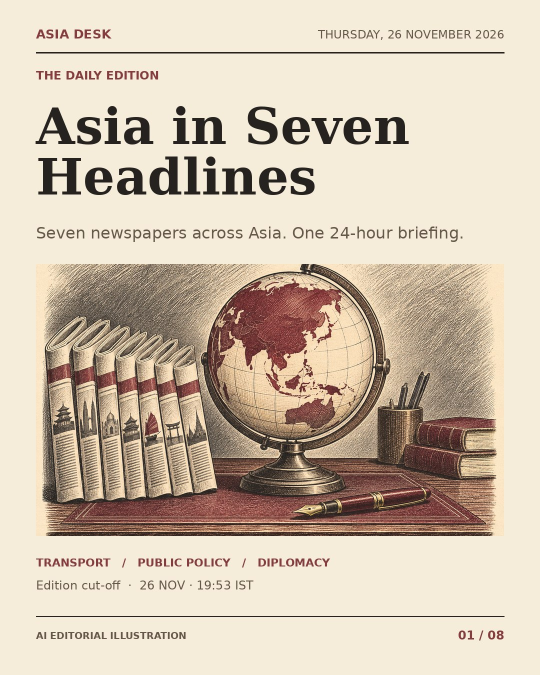
#> input picture asia-desk/editions/2026-11-26/slides/01.jpg, 1080 x 1350 px, given in place of 00.png, which was not available (shown at 1/2 size)
$ python build.py
#> lines starting #> are read from the running program, lines starting #| are printed output that depends on the picture
### asia-desk/editions/2026-11-26/render.py
import json
from pathlib import Path
import sys

from PIL import Image, ImageDraw, ImageFont, ImageOps

ROOT = Path(__file__).resolve().parent
SERIF = "/usr/share/fonts/truetype/dejavu/DejaVuSerif-Bold.ttf"
SANS = "/usr/share/fonts/truetype/dejavu/DejaVuSans.ttf"
BOLD = "/usr/share/fonts/truetype/dejavu/DejaVuSans-Bold.ttf"
PAPER, INK, MUTED, RED = "#f5ecd9", "#25221f", "#655749", "#843c3c"
W, H = 1080, 1350
LEFT, RIGHT = 72, 1008

def font(path, size):
    return ImageFont.truetype(path, size)

def wrap(draw, value, face, width):
    lines = [""]
    for word in value.split():
        test = f"{lines[-1]} {word}".strip()
        if lines[-1] and draw.textlength(test, font=face) > width:
            lines.append(word)
        else:
            lines[-1] = test
    return "\n".join(lines)

def draw_block(draw, value, y, face, color, spacing=7):
    text = wrap(draw, value, face, RIGHT - LEFT)
    draw.multiline_text((LEFT, y), text, font=face, fill=color, spacing=spacing)
    return draw.multiline_textbbox((LEFT, y), text, font=face, spacing=spacing)[3]

def art_crop(img, col, row):
    w, h = img.size
    return img.crop((col*w//2+3, row*h//4+3, (col+1)*w//2-3, (row+1)*h//4-3))

def frame(data, index, art, story=None):
    page = Image.new("RGB", (W,H), PAPER)
    d = ImageDraw.Draw(page)
    def rule(y, width=2, fill=INK):
        d.line((LEFT,y,RIGHT,y), fill=fill, width=width)
    d.text((LEFT,53),"ASIA DESK",font=font(BOLD,25),fill=RED)
    d.text((RIGHT,55),data["edition"].upper(),font=font(SANS,23),fill=MUTED,anchor="ra")
    rule(105,3)
    if story is None:
        d.text((LEFT,137),"THE DAILY EDITION",font=font(BOLD,23),fill=RED)
        draw_block(d,"Asia in Seven Headlines",194,font(SERIF,100),INK)
        draw_block(d,"Seven newspapers across Asia. One 24-hour briefing.",447,font(SANS,32),MUTED)
        top,bottom = 528,1072
        d.text((LEFT,1112),"TRANSPORT   /   PUBLIC POLICY   /   DIPLOMACY",font=font(BOLD,22),fill=RED)
        d.text((LEFT,1156),"Edition cut-off  ·  "+data["cutoff"],font=font(SANS,24),fill=MUTED)
    else:
        d.text((LEFT,140),story["desk"]+"   /   "+story["label"],font=font(BOLD,24),fill=RED)
        for size in (72,68,64,60):
            heading = font(SERIF,size)
            wrapped = wrap(d,story["headline"],heading,RIGHT-LEFT)
            if wrapped.count("\n") < 3:
                break
        end = draw_block(d,story["headline"],191,heading,INK,8)
        end = draw_block(d,story["deck"],end+31,font(SANS,32),MUTED,9)
        top,bottom = max(486,end+29),1098
        d.text((LEFT,1135),story["source"],font=font(BOLD,27),fill=INK)
        d.text((LEFT,1180),story["time"],font=font(SANS,22),fill=MUTED)
    assert bottom-top >= 385
    page.paste(ImageOps.fit(art,(RIGHT-LEFT,bottom-top),method=Image.Resampling.LANCZOS),(LEFT,top))
    rule(1232,2)
    d.text((LEFT,1260),"AI EDITORIAL ILLUSTRATION",font=font(BOLD,19),fill=MUTED)
    d.text((RIGHT,1256),f"{index:02d} / 08",font=font(BOLD,24),fill=RED,anchor="ra")
    return page

# [12 lines left out: function render, not called in this run]

# [2 lines that do not run on import are left out]

### asia-desk/editions/2026-11-26/build.py
import json
from datetime import datetime, timedelta
from pathlib import Path
from PIL import Image
from render import frame
ROOT=Path(__file__).resolve().parent
stories=[
dict(desk='JAPAN',source='The Japan Times / Jiji',label='AVIATION',headline='ANA creates pilot training company',deck='ANA Next Aviation plans to train pilots ahead of expected retirements.',url='https://www.japantimes.co.jp/business/2026/11/26/companies/ana-pilot-training-firm/',time='26 Nov · Date only · JST',published='2026-11-26',updated=None,timezone='Asia/Tokyo',precision='date',listing='https://www.japantimes.co.jp/latest-news/?pgno=1',position=1),
dict(desk='SOUTH KOREA',source='The Korea Herald',label='URBAN CHANGE',headline='Hannam redevelopment breaks ground near Itaewon',deck='Construction began Thursday on a project planned to deliver 5,970 homes by December 2030. The Herald examines what the changes mean for the neighborhood’s identity.',url='https://www.koreaherald.com/article/10950686',time='26 Nov · 17:26 KST · Updated',published='2026-11-26T15:44:42+09:00',updated='2026-11-26T17:26:35+09:00',timezone='Asia/Seoul',precision='second',listing='https://www.koreaherald.com/',position=1),
dict(desk='HONG KONG',source='South China Morning Post',label='RIDE-HAILING',headline='Hong Kong sets out ride-hailing permit timetable',deck='Driving-permit applications open November 30. Vehicle-permit applications follow early next year, under a 10,000-car cap; the two permits serve different purposes.',url='https://www.scmp.com/news/hong-kong/transport/article/3375943/hong-kong-clears-route-ride-hailing-licences-private-car-owners',time='26 Nov · 19:50 HKT · Updated',published='2026-11-26T19:46:00+08:00',updated='2026-11-26T19:50:00+08:00',timezone='Asia/Hong_Kong',precision='minute',listing='https://www.scmp.com/news/hong-kong',position=1),
dict(desk='SINGAPORE',source='The Straits Times',label='TRADE',headline='US proposes Singapore levy, leaves room for talks',deck='Negotiations could reduce the proposed 20% rate to 10%.',url='https://www.straitstimes.com/business/us-proposes-new-tariff-of-up-to-20-on-singapore-but-leaves-the-door-open-to-a-deal',time='26 Nov · 21:11 SGT · Updated',published='2026-11-26T10:20:00+08:00',updated='2026-11-26T21:11:00+08:00',timezone='Asia/Singapore',precision='minute',listing='https://www.straitstimes.com/global',position=3),
dict(desk='INDIA',source='The Indian Express',label='PARLIAMENT',headline='Government seeks Parliament sittings next week',deck='Rijiju says the government requested Lok Sabha to reconvene on November 30 and Rajya Sabha on December 2 for essential government business.',url='https://indianexpress.com/article/india/parliament-session-2026-lok-sabha-rajya-sabha-reconvene-10979976/',time='26 Nov · 19:26 IST · Updated',published=None,updated='2026-11-26T19:26:00+05:30',timezone='Asia/Kolkata',precision='minute',listing='https://indianexpress.com/',position=1),
dict(desk='INDONESIA',source='The Jakarta Post',label='VP NOMINEES',headline='Sugiono and Amran undergo required medical checks',deck='The nominees attended Gatot Subroto Army Hospital on Thursday for Assembly-required screening. The report does not establish the examination results.',url='https://www.thejakartapost.com/indonesia/2026/11/26/army-doctors-examine-vp-nominees',time='26 Nov · 14:18 WIB · Published',published='2026-11-26T14:18:07+07:00',updated=None,timezone='Asia/Jakarta',precision='second',listing='https://www.thejakartapost.com/indonesia',position=3),
dict(desk='PAKISTAN',source='Dawn / AFP',label='DIPLOMACY',headline='Islamabad meeting to discuss Saudi–Yemen conflict',deck='Asif says Makkah pact partners will address regional fighting.',url='https://www.dawn.com/news/2047228/makkah-pact-nations-to-discuss-conflict-between-saudi-arabia-and-yemen-in-islamabad-meeting-khawaja-asif-says',time='26 Nov · 18:55 PKT · Updated',published='2026-11-26',updated='2026-11-26T18:55:00+05:00',timezone='Asia/Karachi',precision='minute',listing='https://www.dawn.com/',position=1),
]
for s in stories:
 s['verified']=True
 s['published_precision']='date' if s['published'] and len(s['published'])==10 else ('not_exposed' if s['published'] is None else s['precision'])
 s['updated_precision']=s['precision'] if s['updated'] else 'not_exposed'
 s['verification_note']='Original publisher URL and prominent news listing checked. Missing separate timestamps are null. Time zones follow publisher locale. Restricted Japan Times and Jakarta Post content and SCMP listing verified through publisher-indexed content.'
stories[0]['verification_note']+=' Date-only publication. Today’s report describes an announcement made Wednesday; the operating start is a future plan.'
stories[2]['verification_note']+=' Original article indexed at 19:50 HKT. Driving and vehicle permit stages are kept separate.'
stories[3]['verification_note']+=' Proposed rates and possible negotiated reduction are conditional; no implemented tariff change is asserted.'
stories[4]['verification_note']+=' Original publication time not separately exposed. Current update and Thursday statement establish editorial freshness; the report says requested reconvening, without a confirmed legislative agenda.'
stories[5]['verification_note']+=' Only attendance for medical checks is asserted, without unverified results.'
stories[6]['verification_note']+=' Publication date only in article header; exact update is exposed. Home listing calls 18:55 PKT published. Slide uses article header’s Updated label. Meeting agenda is attributed to the minister; no outcome is claimed.'
data=dict(id='ASIA-20261126',date='2026-11-26',edition='Thursday, 26 November 2026',cutoff='26 NOV · 19:53 IST',window_start='2026-11-25T19:53:00+05:30',window_end='2026-11-26T19:53:00+05:30',release_tag='asia-desk-2026-11-26',stories=stories,selection_note='Up to first three prominent stories reviewed per source news listing. One distinct event per source; shared US tariff coverage appears only through the Singapore selection. Missing timestamp precision is preserved.')
data['reviewed_candidates']={
'The Japan Times':['ANA','Censure','Fukuoka'],
'The Korea Herald':['Itaewon redevelopment','Suneung perfect scorers','Foreign residents political speech ruling'],
'South China Morning Post':['Ride-hailing licences','Privacy watchdog data security','Tai Po memorial'],
'The Straits Times':['Exports','CPF','Negotiations'],
'The Indian Express':['Parliament session request','Congress leader pictured with election commissioner','Akhilesh Yadav UP campaign promises'],
'The Jakarta Post':['Rhino relocation donor claim','Yogyakarta daycare sentence','VP nominee medical checks'],
'Dawn':['Makkah','Bilawal','Hormuz']}
cutoff=datetime.fromisoformat(data['window_end'])
for s in stories:
 stamp=s['updated'] or s['published']
 if stamp and 'T' in stamp:
  assert cutoff-timedelta(hours=24)<=datetime.fromisoformat(stamp)<=cutoff, (s['source'],stamp)
(ROOT/'edition.json').write_text(json.dumps(data,indent=2,ensure_ascii=False))
out=ROOT/'slides';out.mkdir(exist_ok=True)
for i,s in enumerate([None]+stories):
 art=Image.open(ROOT/f'art/{i:02d}.png').convert('RGB')
#> art is the input picture: PIL image 1080x1350 RGB; mean R, G, B 208, 193.2, 174.3
 frame(data,i+1,art,s).save(out/f'{i+1:02d}.jpg',quality=87,optimize=True)
#> in frame, `page = Image.new("RGB", (W,H), PAPER)`:
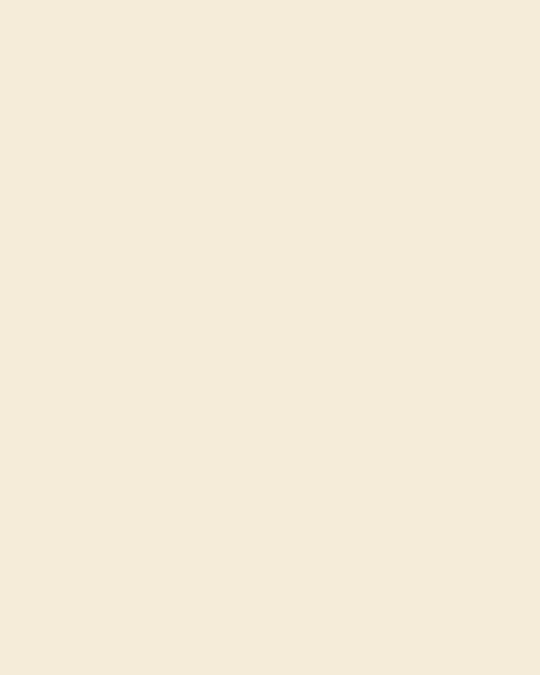
#> page: PIL image 1080x1350 RGB (shown at 1/2 size); mean R, G, B 245, 236, 217
#> in frame, `page.paste(ImageOps.fit(art,(RIGHT-LEFT,bottom-top),method=Image.Resam..`:
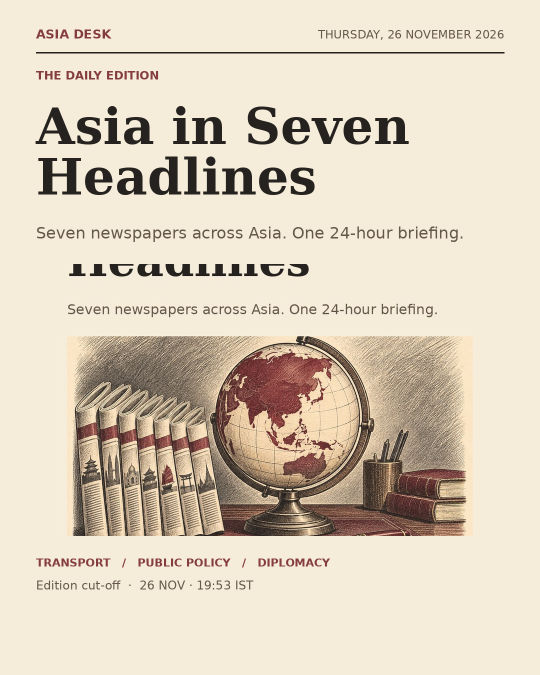
#> page: PIL image 1080x1350 RGB (shown at 1/2 size); mean R, G, B 218.9, 206.4, 187.5
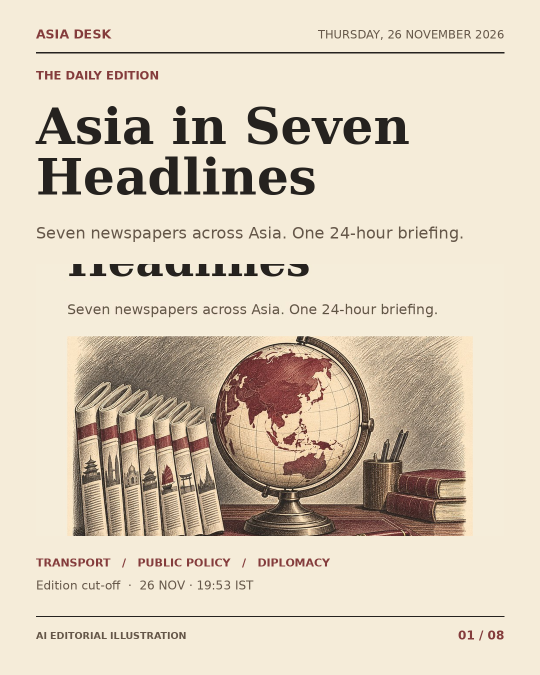
#> saved as 01.jpg: PIL image 1080x1350 RGB (shown at 1/2 size); mean R, G, B 218.4, 205.9, 187
#> (the run stopped early here; a loop or call above may not have finished)
